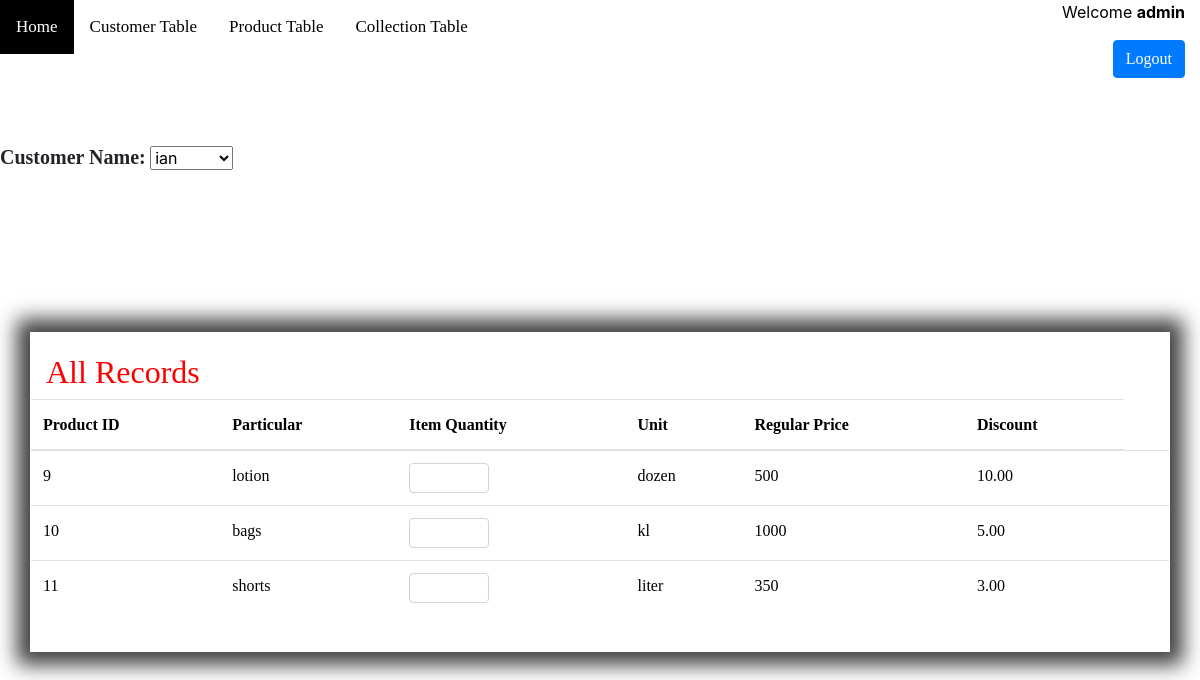
The page /record.php (signed in) on the database its author committed.
### tables this page shows
CREATE TABLE `product` (
  `product_id` int(100) NOT NULL,
  `userid` int(100) DEFAULT NULL,
  `particular` varchar(100) DEFAULT NULL,
  `item_quantity` int(100) DEFAULT NULL,
  `unit` varchar(100) DEFAULT NULL,
  `regular_price` int(100) DEFAULT NULL,
  `discount` decimal(10,2) DEFAULT NULL
);

### record.php (the view, shortened to what this page needs)
<?php include('process6.php');?>
<!DOCTYPE html>
<html>
<head>
	<link rel="stylesheet" type="text/css"	href="style.css">
	<link rel="stylesheet" href="bootstrap/css/bootstrap.min.css">
</head>
<body>
<div class="topnav">
  <a class="home" href="index.php">Home</a>
  <a href="index2.php">Customer Table</a>
  <a href="product.php">Product Table</a>
  <a href="collection.php">Collection Table</a>
</div>
<header class="main">
    <div class="row justify-content-center">
    <h1 class="col-sm-4"></h1>
     <nav class="col-sm-8 text-right">
		 <?php if(isset($_SESSION["username"])): ?>
		     <p>Welcome <strong><?php echo $_SESSION['username']; ?></strong></p>
		     <p><a style="font-family:Stylus BT" href="login.php?logout='1'" class="btn btn-primary" style="color:white;">Logout</a></p>
		 <?php endif ?>
		</nav>
		</div>
		 </header><br><br>
	<div class="form-group">
		<b><a style="font-family:Broadway;font-size:20px;right:45%;">Customer Name:</b></a>
		<?php
			$sql = "SELECT * FROM customer";
			$result = mysqli_query($mysqli, $sql);
		?>
		<select name="customer_id">
		<?php
				while ($row = mysqli_fetch_array($result)){
		?>
			<option value="<?php echo $row['customer_id'];?>"><?php echo $row['firstname'];?></option>
			<?php
				}
			?>
		</select>
<div id="main">
	<?php require_once 'process6.php';?>
	<div class="container">
	<?php
		$mysqli = new mysqli('localhost','root','','registration') or die(mysqli_error($mysqli));
		$username= $_SESSION["username"];
		$result=$mysqli->query("select id from users where username='$username'") or die($mysqli->error);
		if(@count($result)==1)
			{
			$row=$result->fetch_array();
			$userid=$row['id'];
		}
		$result = $mysqli->query("SELECT * FROM product where userid='$userid'") or die($mysqli->error);
		?>
		<h2><font style="font-family:Timesnew-Roman" color= "red"> All Records</h2></font>
		<div class="row justify-content-center">
		<br><br><br>
			<table class="table">
				<thead>
					<tr>
						<th><a style="font-family:Broadway">Product ID</th>
						<th><a style="font-family:Broadway">Particular</th>
						<th><a style="font-family:Broadway">Item Quantity</th>
						<th><a style="font-family:Broadway">Unit</th>
						<th><a style="font-family:Broadway">Regular Price</th>
						<th><a style="font-family:Broadway">Discount</th>
					</tr>
				</thead>
				<?php
					while($row=$result->fetch_assoc()):?>
						<tr>
							<td><a style="font-family:Elephant;"><?php echo $row['product_id']?></td></a>
							<td><a style="font-family:Elephant;"><?php echo $row['particular']?></td></a>
							<td><a style="font-family:Elephant;"><input type="number" min="0" class="form-control" style="width:80px; height:30px"></td></a>
							<td><a style="font-family:Elephant;"><?php echo $row['unit']?></td></a>
							<td><a style="font-family:Elephant;"><?php echo $row['regular_price']?></td></a>
							<td><a style="font-family:Elephant;"><?php echo $row['discount']?></td></a>
							<td>
							</td>
						</tr>
						<?php endwhile;?>
			</table>
		</div>
</div>
</body>
</html>

### style.css (style rules this page uses)
* { margin: 0px; padding: 0px; }
body { font-size: 120%; height: 1000px; background-image: url(.png); background-position: center; background-repeat:no-repeat; background-size:100% 900px; }
.btn { padding: 10px; font-size: 15px; color: white; background: #5F9EA0; border: 10px solid; border-radius: 8px; }
p { color:black; }
.container { width: 70%; margin: 50px auto; border:1px solid #fff; padding:50px 60px; margin-top:20vh; -webkit-box-shadow: 0px 0px 19px 13px rgba(0,0,0,0.75); -moz-box-shadow: 0px 0px 19px 13px rgba(0,0,0,0.75); box-shadow: 0px 0px 19px 13px rgba(0,0,0,0.75); position: relative; padding: 20px; }
table, .th { color:black; }

### record.php (style rules this page uses)
* { box-sizing: border-box; }
.topnav a { float: left; display: block; color: black; text-align: center; padding: 14px 16px; text-decoration: none; font-size: 17px; font-family:Broadway; }

### rows shown on the page
product: product_id "9", particular "lotion", unit "dozen", regular_price "500", discount "10.00"
product: product_id "10", particular "bags", unit "kl", regular_price "1000", discount "5.00"
product: product_id "11", particular "shorts", unit "liter", regular_price "350", discount "3.00"

### other values the page prints
$_SESSION['username'] "admin"
form field customer_id "ian"
